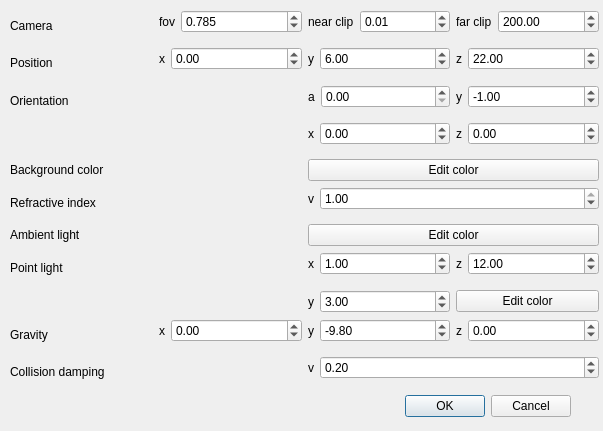
<?xml version="1.0" encoding="UTF-8"?>
<ui version="4.0">
 <class>EssentialParaEdit</class>
 <widget class="QDialog" name="EssentialParaEdit">
  <property name="geometry">
   <rect>
    <x>0</x>
    <y>0</y>
    <width>603</width>
    <height>431</height>
   </rect>
  </property>
  <property name="windowTitle">
   <string>Edit Essential parameters</string>
  </property>
  <widget class="QDialogButtonBox" name="buttonBox">
   <property name="geometry">
    <rect>
     <x>230</x>
     <y>390</y>
     <width>341</width>
     <height>32</height>
    </rect>
   </property>
   <property name="orientation">
    <enum>Qt::Horizontal</enum>
   </property>
   <property name="standardButtons">
    <set>QDialogButtonBox::Cancel|QDialogButtonBox::Ok</set>
   </property>
  </widget>
  <widget class="QWidget" name="gridLayoutWidget">
   <property name="geometry">
    <rect>
     <x>10</x>
     <y>10</y>
     <width>589</width>
     <height>377</height>
    </rect>
   </property>
   <layout class="QGridLayout" name="gridLayout">
    <item row="13" column="0">
     <widget class="QLabel" name="label_8">
      <property name="text">
       <string>Gravity</string>
      </property>
     </widget>
    </item>
    <item row="9" column="0" colspan="2">
     <widget class="QLabel" name="label_6">
      <property name="text">
       <string>Ambient light</string>
      </property>
     </widget>
    </item>
    <item row="7" column="0" colspan="2">
     <widget class="QLabel" name="label_4">
      <property name="text">
       <string>Background color</string>
      </property>
     </widget>
    </item>
    <item row="10" column="0" colspan="2">
     <widget class="QLabel" name="label_7">
      <property name="text">
       <string>Point light</string>
      </property>
     </widget>
    </item>
    <item row="13" column="1">
     <layout class="QFormLayout" name="formLayout_17">
      <item row="0" column="0">
       <widget class="QLabel" name="xLabel_12">
        <property name="text">
         <string>x</string>
        </property>
       </widget>
      </item>
      <item row="0" column="1">
       <widget class="QDoubleSpinBox" name="xDoubleSpinBox_12">
        <property name="minimum">
         <double>-100.000000000000000</double>
        </property>
        <property name="maximum">
         <double>100.000000000000000</double>
        </property>
       </widget>
      </item>
     </layout>
    </item>
    <item row="3" column="2">
     <layout class="QFormLayout" name="formLayout_8">
      <item row="0" column="0">
       <widget class="QLabel" name="xLabel_4">
        <property name="text">
         <string>a</string>
        </property>
       </widget>
      </item>
      <item row="0" column="1">
       <widget class="QDoubleSpinBox" name="xDoubleSpinBox_4"/>
      </item>
     </layout>
    </item>
    <item row="3" column="3">
     <layout class="QFormLayout" name="formLayout_10">
      <item row="0" column="0">
       <widget class="QLabel" name="xLabel_6">
        <property name="text">
         <string>y</string>
        </property>
       </widget>
      </item>
      <item row="0" column="1">
       <widget class="QDoubleSpinBox" name="xDoubleSpinBox_6">
        <property name="minimum">
         <double>-100.000000000000000</double>
        </property>
        <property name="value">
         <double>-1.000000000000000</double>
        </property>
       </widget>
      </item>
     </layout>
    </item>
    <item row="14" column="0" colspan="2">
     <widget class="QLabel" name="label_9">
      <property name="text">
       <string>Collision damping</string>
      </property>
     </widget>
    </item>
    <item row="7" column="2" colspan="2">
     <widget class="QPushButton" name="pushButton">
      <property name="text">
       <string>Edit color</string>
      </property>
     </widget>
    </item>
    <item row="8" column="2" colspan="2">
     <layout class="QFormLayout" name="formLayout_13">
      <item row="0" column="0">
       <widget class="QLabel" name="xLabel_8">
        <property name="text">
         <string>v</string>
        </property>
       </widget>
      </item>
      <item row="0" column="1">
       <widget class="QDoubleSpinBox" name="xDoubleSpinBox_8">
        <property name="maximum">
         <double>1.000000000000000</double>
        </property>
        <property name="singleStep">
         <double>0.100000000000000</double>
        </property>
        <property name="value">
         <double>1.000000000000000</double>
        </property>
       </widget>
      </item>
     </layout>
    </item>
    <item row="8" column="0" colspan="2">
     <widget class="QLabel" name="label_5">
      <property name="text">
       <string>Refractive index</string>
      </property>
     </widget>
    </item>
    <item row="9" column="2" colspan="2">
     <widget class="QPushButton" name="pushButton_2">
      <property name="text">
       <string>Edit color</string>
      </property>
     </widget>
    </item>
    <item row="6" column="3">
     <layout class="QFormLayout" name="formLayout_11">
      <item row="0" column="0">
       <widget class="QLabel" name="xLabel_7">
        <property name="text">
         <string>z</string>
        </property>
       </widget>
      </item>
      <item row="0" column="1">
       <widget class="QDoubleSpinBox" name="xDoubleSpinBox_7">
        <property name="minimum">
         <double>-100.000000000000000</double>
        </property>
       </widget>
      </item>
     </layout>
    </item>
    <item row="1" column="2">
     <layout class="QFormLayout" name="formLayout_3">
      <item row="0" column="0">
       <widget class="QLabel" name="nearClipLabel">
        <property name="text">
         <string>near clip</string>
        </property>
       </widget>
      </item>
      <item row="0" column="1">
       <widget class="QDoubleSpinBox" name="nearClipDoubleSpinBox">
        <property name="maximum">
         <double>200.000000000000000</double>
        </property>
        <property name="value">
         <double>0.010000000000000</double>
        </property>
       </widget>
      </item>
     </layout>
    </item>
    <item row="2" column="0">
     <widget class="QLabel" name="label_2">
      <property name="text">
       <string>Position</string>
      </property>
     </widget>
    </item>
    <item row="2" column="3">
     <layout class="QFormLayout" name="formLayout_7">
      <item row="0" column="0">
       <widget class="QLabel" name="xLabel_3">
        <property name="text">
         <string>z</string>
        </property>
       </widget>
      </item>
      <item row="0" column="1">
       <widget class="QDoubleSpinBox" name="xDoubleSpinBox_3">
        <property name="minimum">
         <double>-100.000000000000000</double>
        </property>
        <property name="value">
         <double>22.000000000000000</double>
        </property>
       </widget>
      </item>
     </layout>
    </item>
    <item row="12" column="3">
     <widget class="QPushButton" name="pushButton_3">
      <property name="text">
       <string>Edit color</string>
      </property>
     </widget>
    </item>
    <item row="1" column="1">
     <layout class="QFormLayout" name="formLayout">
      <item row="0" column="0">
       <widget class="QLabel" name="fovLabel">
        <property name="text">
         <string>fov</string>
        </property>
       </widget>
      </item>
      <item row="0" column="1">
       <widget class="QDoubleSpinBox" name="fovDoubleSpinBox">
        <property name="decimals">
         <number>3</number>
        </property>
        <property name="maximum">
         <double>1.000000000000000</double>
        </property>
        <property name="singleStep">
         <double>0.100000000000000</double>
        </property>
        <property name="value">
         <double>0.785000000000000</double>
        </property>
       </widget>
      </item>
     </layout>
    </item>
    <item row="1" column="3">
     <layout class="QFormLayout" name="formLayout_4">
      <item row="0" column="1">
       <widget class="QDoubleSpinBox" name="farClipDoubleSpinBox">
        <property name="maximum">
         <double>400.000000000000000</double>
        </property>
        <property name="value">
         <double>200.000000000000000</double>
        </property>
       </widget>
      </item>
      <item row="0" column="0">
       <widget class="QLabel" name="farClipLabel">
        <property name="text">
         <string>far clip</string>
        </property>
       </widget>
      </item>
     </layout>
    </item>
    <item row="12" column="2">
     <layout class="QFormLayout" name="formLayout_15">
      <item row="0" column="0">
       <widget class="QLabel" name="xLabel_10">
        <property name="text">
         <string>y</string>
        </property>
       </widget>
      </item>
      <item row="0" column="1">
       <widget class="QDoubleSpinBox" name="xDoubleSpinBox_10">
        <property name="minimum">
         <double>-100.000000000000000</double>
        </property>
        <property name="value">
         <double>3.000000000000000</double>
        </property>
       </widget>
      </item>
     </layout>
    </item>
    <item row="1" column="0">
     <widget class="QLabel" name="label">
      <property name="text">
       <string>Camera</string>
      </property>
     </widget>
    </item>
    <item row="13" column="2">
     <layout class="QFormLayout" name="formLayout_18">
      <item row="0" column="0">
       <widget class="QLabel" name="xLabel_13">
        <property name="text">
         <string>y</string>
        </property>
       </widget>
      </item>
      <item row="0" column="1">
       <widget class="QDoubleSpinBox" name="xDoubleSpinBox_13">
        <property name="minimum">
         <double>-100.000000000000000</double>
        </property>
        <property name="maximum">
         <double>100.000000000000000</double>
        </property>
        <property name="value">
         <double>-9.800000000000001</double>
        </property>
       </widget>
      </item>
     </layout>
    </item>
    <item row="2" column="2">
     <layout class="QFormLayout" name="formLayout_6">
      <item row="0" column="0">
       <widget class="QLabel" name="xLabel_2">
        <property name="text">
         <string>y</string>
        </property>
       </widget>
      </item>
      <item row="0" column="1">
       <widget class="QDoubleSpinBox" name="xDoubleSpinBox_2">
        <property name="minimum">
         <double>-100.000000000000000</double>
        </property>
        <property name="value">
         <double>6.000000000000000</double>
        </property>
       </widget>
      </item>
     </layout>
    </item>
    <item row="2" column="1">
     <layout class="QFormLayout" name="formLayout_5">
      <item row="0" column="0">
       <widget class="QLabel" name="xLabel">
        <property name="text">
         <string>x</string>
        </property>
       </widget>
      </item>
      <item row="0" column="1">
       <widget class="QDoubleSpinBox" name="xDoubleSpinBox">
        <property name="minimum">
         <double>-100.000000000000000</double>
        </property>
       </widget>
      </item>
     </layout>
    </item>
    <item row="10" column="2">
     <layout class="QFormLayout" name="formLayout_14">
      <item row="0" column="0">
       <widget class="QLabel" name="xLabel_9">
        <property name="text">
         <string>x</string>
        </property>
       </widget>
      </item>
      <item row="0" column="1">
       <widget class="QDoubleSpinBox" name="xDoubleSpinBox_9">
        <property name="minimum">
         <double>-100.000000000000000</double>
        </property>
        <property name="value">
         <double>1.000000000000000</double>
        </property>
       </widget>
      </item>
     </layout>
    </item>
    <item row="10" column="3">
     <layout class="QFormLayout" name="formLayout_16">
      <item row="0" column="0">
       <widget class="QLabel" name="xLabel_11">
        <property name="text">
         <string>z</string>
        </property>
       </widget>
      </item>
      <item row="0" column="1">
       <widget class="QDoubleSpinBox" name="xDoubleSpinBox_11">
        <property name="minimum">
         <double>-100.000000000000000</double>
        </property>
        <property name="value">
         <double>12.000000000000000</double>
        </property>
       </widget>
      </item>
     </layout>
    </item>
    <item row="3" column="0" colspan="2">
     <widget class="QLabel" name="label_3">
      <property name="text">
       <string>Orientation</string>
      </property>
     </widget>
    </item>
    <item row="6" column="2">
     <layout class="QFormLayout" name="formLayout_9">
      <item row="0" column="0">
       <widget class="QLabel" name="xLabel_5">
        <property name="text">
         <string>x</string>
        </property>
       </widget>
      </item>
      <item row="0" column="1">
       <widget class="QDoubleSpinBox" name="xDoubleSpinBox_5">
        <property name="minimum">
         <double>-100.000000000000000</double>
        </property>
       </widget>
      </item>
     </layout>
    </item>
    <item row="13" column="3">
     <layout class="QFormLayout" name="formLayout_19">
      <item row="0" column="0">
       <widget class="QLabel" name="xLabel_14">
        <property name="text">
         <string>z</string>
        </property>
       </widget>
      </item>
      <item row="0" column="1">
       <widget class="QDoubleSpinBox" name="xDoubleSpinBox_14">
        <property name="minimum">
         <double>-100.000000000000000</double>
        </property>
       </widget>
      </item>
     </layout>
    </item>
    <item row="14" column="2" colspan="2">
     <layout class="QFormLayout" name="formLayout_20">
      <item row="0" column="0">
       <widget class="QLabel" name="xLabel_15">
        <property name="text">
         <string>v</string>
        </property>
       </widget>
      </item>
      <item row="0" column="1">
       <widget class="QDoubleSpinBox" name="xDoubleSpinBox_15">
        <property name="maximum">
         <double>1.000000000000000</double>
        </property>
        <property name="singleStep">
         <double>0.100000000000000</double>
        </property>
        <property name="value">
         <double>0.200000000000000</double>
        </property>
       </widget>
      </item>
     </layout>
    </item>
   </layout>
  </widget>
 </widget>
 <resources/>
 <connections>
  <connection>
   <sender>buttonBox</sender>
   <signal>accepted()</signal>
   <receiver>EssentialParaEdit</receiver>
   <slot>accept()</slot>
   <hints>
    <hint type="sourcelabel">
     <x>248</x>
     <y>254</y>
    </hint>
    <hint type="destinationlabel">
     <x>157</x>
     <y>274</y>
    </hint>
   </hints>
  </connection>
  <connection>
   <sender>buttonBox</sender>
   <signal>rejected()</signal>
   <receiver>EssentialParaEdit</receiver>
   <slot>reject()</slot>
   <hints>
    <hint type="sourcelabel">
     <x>316</x>
     <y>260</y>
    </hint>
    <hint type="destinationlabel">
     <x>286</x>
     <y>274</y>
    </hint>
   </hints>
  </connection>
 </connections>
</ui>
